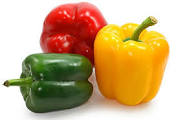
%> input picture peppers.png, 176 x 120 px
$ octave Question1.m   (GNU Octave 9; MATLAB toolbox functions it lacks are replaced by stand-ins)
%> lines starting %> are read from the running program, lines starting %| are printed output that depends on the picture
% Read the color image peppers.png and display and call it as J1. Make a new color image
% J2 by swapping the color bands of J1 as follows. First, just set J2 = J1 to initialize the
% new image with the right size. Then make the Red band of J 2 equal to the Blue band of
% J1, make the Green band of J2 equal to the Red band of J1 , and make the Blue band of J2
% equal to the Green band of J1. Display the new image
j1=imread('peppers.png');
%> j1 is the input picture: size 120x176x3 uint8; mean R, G, B 201.3, 168.9, 122.6
imshow(j1);
title('original image');
figure;
j2=j1;
j2(:,:,1)=j1(:,:,3);
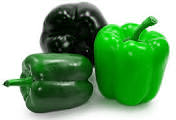
%> j2: size 120x176x3 uint8; mean R, G, B 122.6, 168.9, 122.6
j2(:,:,2)=j1(:,:,1);
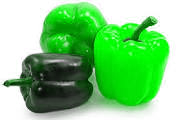
%> j2: size 120x176x3 uint8; mean R, G, B 122.6, 201.3, 122.6
j2(:,:,3)=j1(:,:,2);
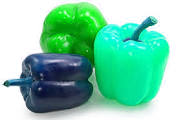
%> j2: size 120x176x3 uint8; mean R, G, B 122.6, 201.3, 168.9
imshow(j2);
title('swapped bands');
